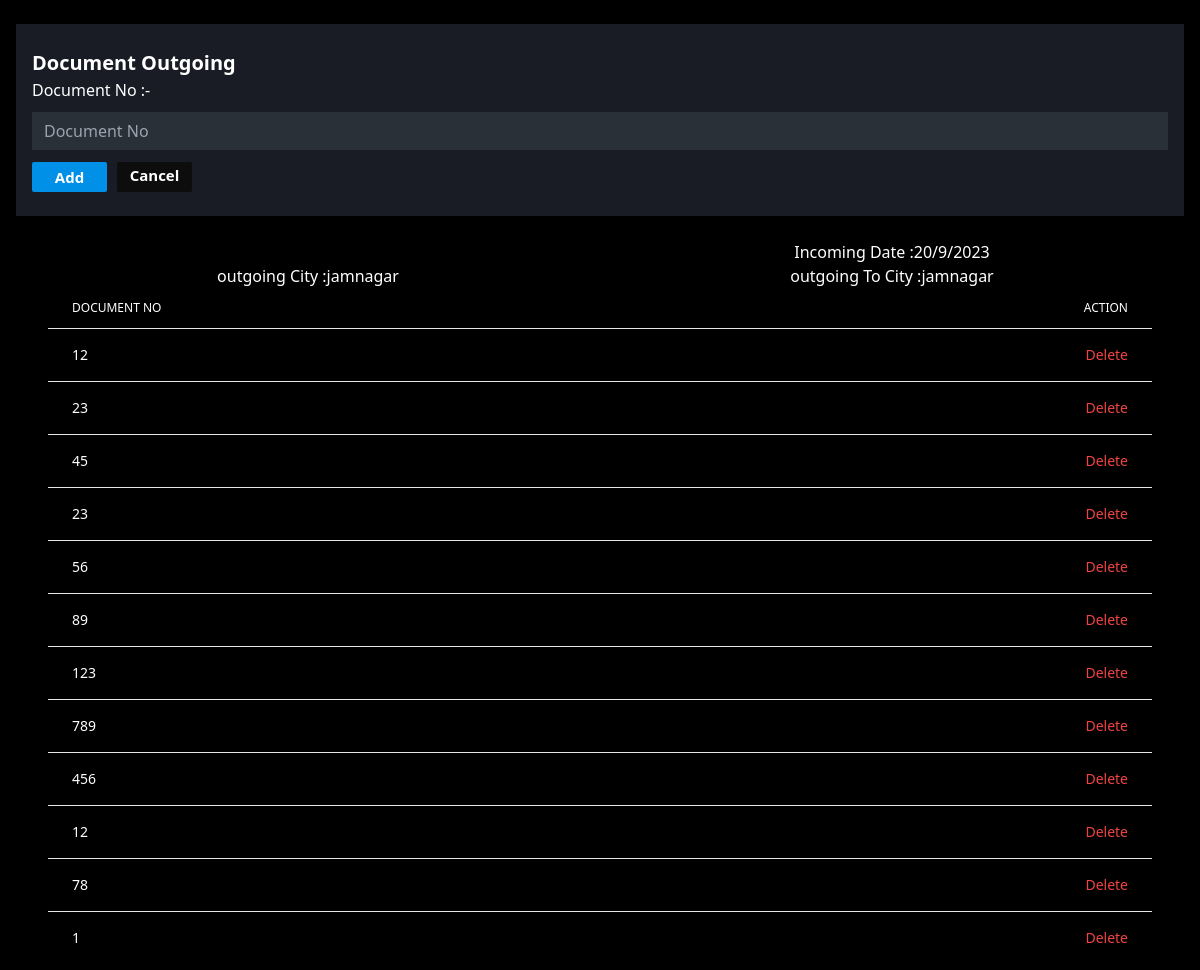
The page /components/doc_outgoing.php on the database its author committed.
### tables this page shows
CREATE TABLE `document_outgoing` (
  `do_id` int(11) NOT NULL,
  `do_outgoing_date` varchar(200) NOT NULL,
  `do_outgoing_city` varchar(200) NOT NULL,
  `do_outgoingto_city` varchar(200) NOT NULL
);

CREATE TABLE `document_outer_outgoing` (
  `doo_id` int(11) NOT NULL,
  `doo_documentno` int(200) NOT NULL
);

### components/doc_outgoing.php (the view, shortened to what this page needs)
<?php
include '../connection/conn.php';
$query = "SELECT * FROM `document_outgoing` WHERE do_id = (SELECT MAX(do_id) FROM `document_outgoing`)";
$insert = mysqli_query($con, $query);
$row = mysqli_fetch_assoc($insert);
?>
<?php include('../Html/html_start.php'); ?>
<div class="grid px-4 items-start bg-[#000000] h-screen overflow-y-auto">
  <div class="grid items-center ">
    <div class="grid items-start my-6 px-4 py-6 bg-[#191C24] xl:my-4">
      <p class="text-white font-semibold text-[20px]">Document Outgoing</p>
      <form action="../controller/insert_outgoing.php" method="post">
      <div class="grid items-center space-y-3 xl:grid-cols-5 xl:space-x-4 xl:space-y-0 xl:py-4">
          <div class="grid items-center text-white space-y-2.5">
            <label for="">Document No :-</label>
            <input type="number" name="doc_no" required placeholder="Document No" class="h-[38px] bg-[#2A3038] px-3">
          </div>
          <div class="flex items-center text-white space-x-2.5 font-semibold ">
            <div class="xl:mt-8">
              <a href="">
                <button class="bg-[#0090e7] h-[30px] w-[75px] text-[15px] rounded-sm">Add</button>
              </a>
            </div>
            <div class="xl:mt-8">
              <a href="../components/docoutgoing.php">
                <p class="bg-[#0D0D0D] h-[30px]  w-[75px] text-[15px] rounded-sm text-center pt-0.5">Cancel</p>
              </a>
            </div>
          </form>
          </div>
        </div>
      </div>
    <div class="grid items-center justify-center lg:grid-cols-2">
      <div class="flex items-center justify-center text-white">
        <p>Incoming Date :</p>
        <p><?= $row['do_outgoing_date']?></p>
      </div>
      <div class="flex items-center justify-center text-white">
        <p>outgoing City :</p>
        <p> <?=$row['do_outgoing_city']?></p>
      </div>
      <div class="flex items-center justify-center text-white">
        <p>outgoing To City :</p>
        <p> <?= $row['do_outgoingto_city']?></p>
      </div>
    </div>
    <div class="flex flex-col px-8 text-white">
      <div class="-m-1.5 overflow-x-auto">
        <div class="p-1.5 min-w-full inline-block align-middle">
          <div class="overflow-hidden">
            <table class="min-w-full divide-y divide-black-200 dark:divide-black-700">
              <thead>
                <tr>
                  <th scope="col" class="px-6 py-3 text-left text-xs font-medium text-black-500 uppercase">Document No</th>
                  <th scope="col" class="px-6 py-3 text-right text-xs font-medium text-black-500 uppercase">Action</th>
                </tr>
              </thead>
                  <?php
                    $doc_select = "SELECT * FROM `document_outer_outgoing`";
                    $doc_row = mysqli_query($con,$doc_select);
                  ?>
                  <?php foreach($doc_row as $doc) :?>
                    <tbody class="divide-y divide-black-200 dark:divide-black-700">
                      <tr>
                        <td class="px-6 py-4 whitespace-nowrap text-sm font-medium text-black-800 dark:text-black-200"><?= $doc['doo_documentno']?></td>
                        <td class="px-6 py-4 whitespace-nowrap text-right text-sm font-medium">
                          <a class="text-red-500 " href="../components/doc_outgoing.php?delete=<?= $doc['doo_id']?>">Delete</a>
                        </td>
                      </tr>
                    </tbody>
                    <?php endforeach ?>
            </table>
          </div>
        </div>
      </div>
    </div>

### rows shown on the page
document_outgoing: do_outgoing_date "20/9/2023", do_outgoing_city "jamnagar", do_outgoingto_city "jamnagar"
document_outer_outgoing: doo_documentno "12"
document_outer_outgoing: doo_documentno "23"
document_outer_outgoing: doo_documentno "45"
document_outer_outgoing: doo_documentno "23"
document_outer_outgoing: doo_documentno "56"
document_outer_outgoing: doo_documentno "89"
document_outer_outgoing: doo_documentno "123"
document_outer_outgoing: doo_documentno "789"
document_outer_outgoing: doo_documentno "456"
document_outer_outgoing: doo_documentno "12"
document_outer_outgoing: doo_documentno "78"
document_outer_outgoing: doo_documentno "1"
